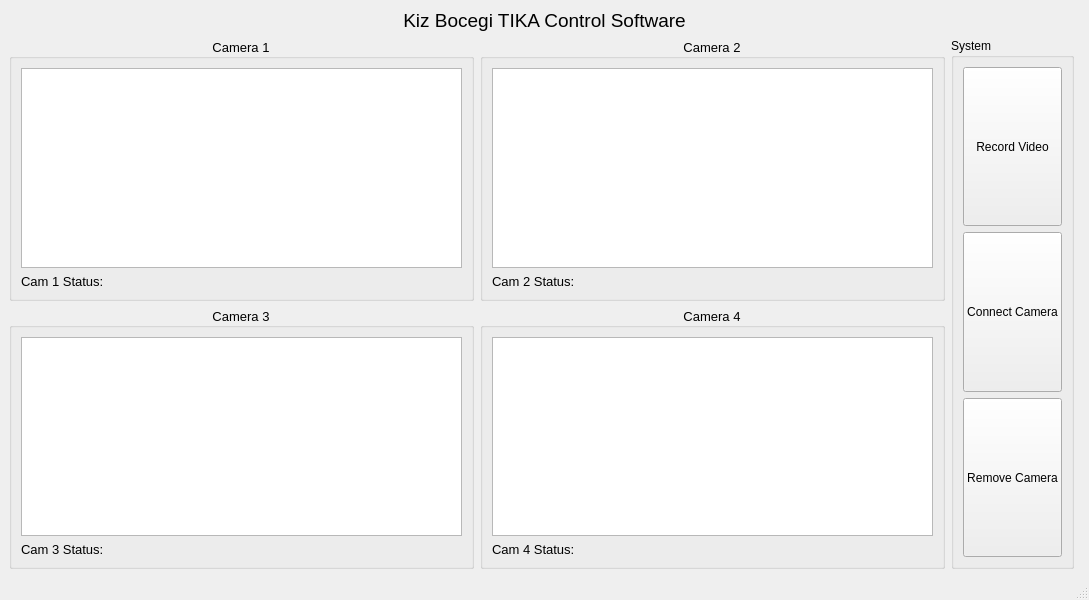
<?xml version="1.0" encoding="UTF-8"?>
<ui version="4.0">
 <class>MainWindow</class>
 <widget class="QMainWindow" name="MainWindow">
  <property name="geometry">
   <rect>
    <x>0</x>
    <y>0</y>
    <width>1089</width>
    <height>600</height>
   </rect>
  </property>
  <property name="windowTitle">
   <string>MainWindow</string>
  </property>
  <widget class="QWidget" name="centralwidget">
   <layout class="QGridLayout" name="gridLayout">
    <item row="0" column="0" colspan="4" alignment="Qt::AlignTop">
     <widget class="QLabel" name="tika_software_title_label">
      <property name="font">
       <font>
        <pointsize>14</pointsize>
       </font>
      </property>
      <property name="layoutDirection">
       <enum>Qt::LeftToRight</enum>
      </property>
      <property name="text">
       <string>Kiz Bocegi TIKA Control Software</string>
      </property>
      <property name="alignment">
       <set>Qt::AlignCenter</set>
      </property>
     </widget>
    </item>
    <item row="2" column="1">
     <widget class="QGroupBox" name="groupBox_4">
      <property name="font">
       <font>
        <pointsize>10</pointsize>
       </font>
      </property>
      <property name="title">
       <string>Camera 4</string>
      </property>
      <property name="alignment">
       <set>Qt::AlignCenter</set>
      </property>
      <layout class="QGridLayout" name="gridLayout_5">
       <item row="0" column="0">
        <widget class="Graphics_View" name="frame_4">
         <property name="verticalScrollBarPolicy">
          <enum>Qt::ScrollBarAlwaysOff</enum>
         </property>
         <property name="horizontalScrollBarPolicy">
          <enum>Qt::ScrollBarAlwaysOff</enum>
         </property>
         <property name="sceneRect">
          <rectf>
           <x>0.000000000000000</x>
           <y>0.000000000000000</y>
           <width>0.000000000000000</width>
           <height>0.000000000000000</height>
          </rectf>
         </property>
        </widget>
       </item>
       <item row="1" column="0">
        <widget class="QLabel" name="cam_4_status_label">
         <property name="text">
          <string>Cam 4 Status:</string>
         </property>
        </widget>
       </item>
      </layout>
     </widget>
    </item>
    <item row="2" column="0">
     <widget class="QGroupBox" name="groupBox_3">
      <property name="font">
       <font>
        <pointsize>10</pointsize>
       </font>
      </property>
      <property name="title">
       <string>Camera 3</string>
      </property>
      <property name="alignment">
       <set>Qt::AlignCenter</set>
      </property>
      <layout class="QGridLayout" name="gridLayout_4">
       <item row="0" column="0">
        <widget class="Graphics_View" name="frame_3">
         <property name="verticalScrollBarPolicy">
          <enum>Qt::ScrollBarAlwaysOff</enum>
         </property>
         <property name="horizontalScrollBarPolicy">
          <enum>Qt::ScrollBarAlwaysOff</enum>
         </property>
         <property name="sceneRect">
          <rectf>
           <x>0.000000000000000</x>
           <y>0.000000000000000</y>
           <width>0.000000000000000</width>
           <height>0.000000000000000</height>
          </rectf>
         </property>
        </widget>
       </item>
       <item row="1" column="0">
        <widget class="QLabel" name="cam_3_status_label">
         <property name="text">
          <string>Cam 3 Status:</string>
         </property>
        </widget>
       </item>
      </layout>
     </widget>
    </item>
    <item row="1" column="0">
     <widget class="QGroupBox" name="groupBox">
      <property name="font">
       <font>
        <pointsize>10</pointsize>
       </font>
      </property>
      <property name="title">
       <string>Camera 1</string>
      </property>
      <property name="alignment">
       <set>Qt::AlignCenter</set>
      </property>
      <layout class="QGridLayout" name="gridLayout_2">
       <item row="0" column="0">
        <widget class="Graphics_View" name="frame_1">
         <property name="verticalScrollBarPolicy">
          <enum>Qt::ScrollBarAlwaysOff</enum>
         </property>
         <property name="horizontalScrollBarPolicy">
          <enum>Qt::ScrollBarAlwaysOff</enum>
         </property>
         <property name="sceneRect">
          <rectf>
           <x>0.000000000000000</x>
           <y>0.000000000000000</y>
           <width>0.000000000000000</width>
           <height>0.000000000000000</height>
          </rectf>
         </property>
        </widget>
       </item>
       <item row="1" column="0">
        <widget class="QLabel" name="cam_1_status_label">
         <property name="text">
          <string>Cam 1 Status:</string>
         </property>
        </widget>
       </item>
      </layout>
     </widget>
    </item>
    <item row="1" column="1">
     <widget class="QGroupBox" name="groupBox_2">
      <property name="font">
       <font>
        <pointsize>10</pointsize>
       </font>
      </property>
      <property name="title">
       <string>Camera 2</string>
      </property>
      <property name="alignment">
       <set>Qt::AlignCenter</set>
      </property>
      <layout class="QGridLayout" name="gridLayout_3">
       <item row="1" column="0">
        <widget class="QLabel" name="cam_2_status_label">
         <property name="text">
          <string>Cam 2 Status:</string>
         </property>
        </widget>
       </item>
       <item row="0" column="0">
        <widget class="Graphics_View" name="frame_2">
         <property name="verticalScrollBarPolicy">
          <enum>Qt::ScrollBarAlwaysOff</enum>
         </property>
         <property name="horizontalScrollBarPolicy">
          <enum>Qt::ScrollBarAlwaysOff</enum>
         </property>
         <property name="sceneRect">
          <rectf>
           <x>0.000000000000000</x>
           <y>0.000000000000000</y>
           <width>0.000000000000000</width>
           <height>0.000000000000000</height>
          </rectf>
         </property>
        </widget>
       </item>
      </layout>
     </widget>
    </item>
    <item row="1" column="2" rowspan="2">
     <widget class="QGroupBox" name="groupBox_5">
      <property name="title">
       <string>System</string>
      </property>
      <layout class="QVBoxLayout" name="verticalLayout">
       <item>
        <widget class="QPushButton" name="camera_video_capture_button">
         <property name="sizePolicy">
          <sizepolicy hsizetype="Minimum" vsizetype="Minimum">
           <horstretch>0</horstretch>
           <verstretch>0</verstretch>
          </sizepolicy>
         </property>
         <property name="text">
          <string>Record Video</string>
         </property>
        </widget>
       </item>
       <item>
        <widget class="QPushButton" name="connect_camera_button">
         <property name="sizePolicy">
          <sizepolicy hsizetype="Minimum" vsizetype="Minimum">
           <horstretch>0</horstretch>
           <verstretch>0</verstretch>
          </sizepolicy>
         </property>
         <property name="text">
          <string>Connect Camera</string>
         </property>
        </widget>
       </item>
       <item>
        <widget class="QPushButton" name="remove_camera_button">
         <property name="sizePolicy">
          <sizepolicy hsizetype="Minimum" vsizetype="Minimum">
           <horstretch>0</horstretch>
           <verstretch>0</verstretch>
          </sizepolicy>
         </property>
         <property name="text">
          <string>Remove Camera</string>
         </property>
        </widget>
       </item>
      </layout>
     </widget>
    </item>
   </layout>
  </widget>
  <widget class="QMenuBar" name="menubar">
   <property name="geometry">
    <rect>
     <x>0</x>
     <y>0</y>
     <width>1089</width>
     <height>18</height>
    </rect>
   </property>
  </widget>
  <widget class="QStatusBar" name="statusbar"/>
 </widget>
 <customwidgets>
  <customwidget>
   <class>Graphics_View</class>
   <extends>QGraphicsView</extends>
   <header location="global">main_window_constructor</header>
  </customwidget>
 </customwidgets>
 <resources/>
 <connections/>
</ui>
